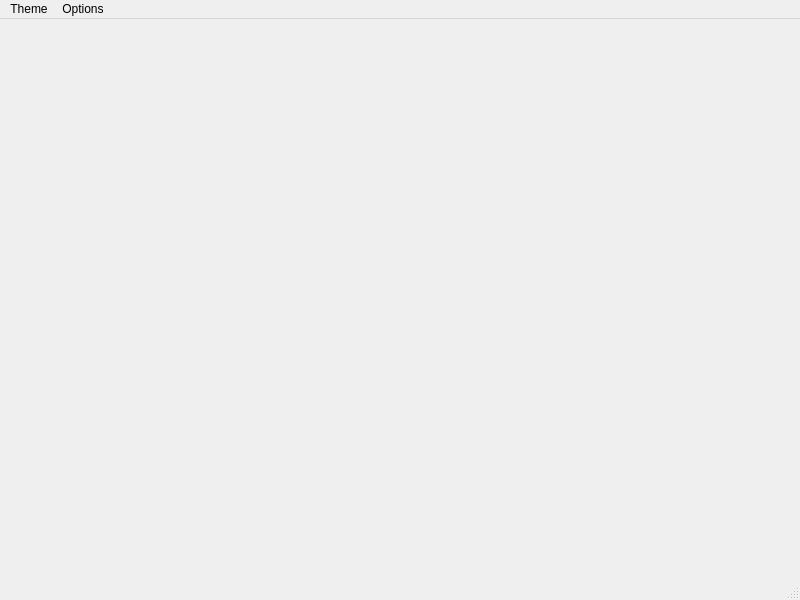
<?xml version="1.0" encoding="UTF-8"?>
<ui version="4.0">
 <class>MainWindow</class>
 <widget class="QMainWindow" name="MainWindow">
  <property name="enabled">
   <bool>true</bool>
  </property>
  <property name="geometry">
   <rect>
    <x>0</x>
    <y>0</y>
    <width>800</width>
    <height>600</height>
   </rect>
  </property>
  <property name="windowTitle">
   <string>MainWindow</string>
  </property>
  <widget class="QWidget" name="centralwidget">
   <layout class="QVBoxLayout" name="verticalLayout">
    <item>
     <widget class="QStackedWidget" name="stackedWidget"/>
    </item>
   </layout>
  </widget>
  <widget class="QMenuBar" name="menubar">
   <property name="geometry">
    <rect>
     <x>0</x>
     <y>0</y>
     <width>800</width>
     <height>22</height>
    </rect>
   </property>
   <widget class="QMenu" name="menuTheme">
    <property name="title">
     <string>Theme</string>
    </property>
   </widget>
   <widget class="QMenu" name="menuOptions">
    <property name="title">
     <string>Options</string>
    </property>
   </widget>
   <addaction name="menuTheme"/>
   <addaction name="menuOptions"/>
  </widget>
  <widget class="QStatusBar" name="statusbar"/>
 </widget>
 <resources/>
 <connections/>
</ui>
